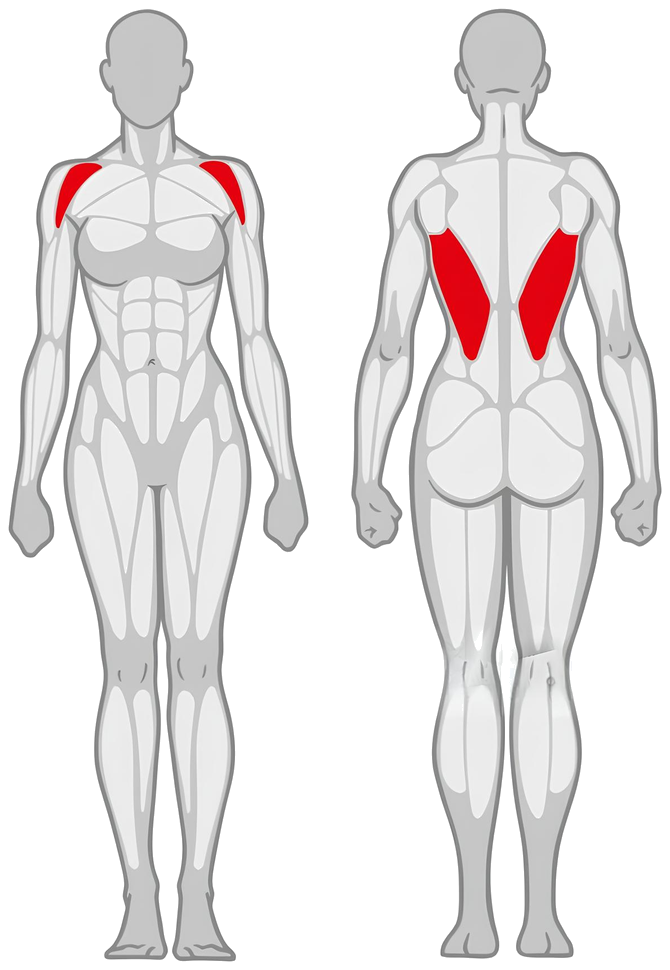
#> input picture apps/web/scripts/trace/reference-female.png, 670 x 970 px
$ python analyze-female.py
#> lines starting #> are read from the running program, lines starting #| are printed output that depends on the picture; after the words box and inside, x2 and y2 are one past the last pixel; in counts of white or black regions, pixels touching at a corner belong together
"""Step 1-3 of the trace, female variant.

`reference-female.png` is a flat vector illustration (unlike the male reference's own
flat vector, its muscle fill is the DARKER of its two greys, with the lighter grey
carrying the separator lines, base silhouette and extremities -- the male source has
the opposite convention. Structurally this is otherwise the same kind of source as
reference.png (a closed separator network with 2 flat fill tones, not the earlier
soft-shaded JPEG this file used to trace -- see git history / the trace README for that
version's very different approach), so this reuses analyze.py's method almost exactly,
just with the island test inverted: `lum < ISLAND_LUM` instead of `lum > ISLAND_LUM`.
"""
import numpy as np
from PIL import Image
from scipy import ndimage

import os
_HERE = os.path.dirname(os.path.abspath(__file__))
T = os.path.join(_HERE, 'build-female') + os.sep
os.makedirs(T, exist_ok=True)
REF = os.path.join(_HERE, 'reference-female.png')
ISLAND_LUM = 130

im = Image.open(REF).convert('RGBA')
#> im is the input picture: PIL image 670x970 RGBA; mean R, G, B, A 233.1, 229.6, 229.8, 119.1
a = np.array(im).astype(int)
R, G, B, A = a[:, :, 0], a[:, :, 1], a[:, :, 2], a[:, :, 3]
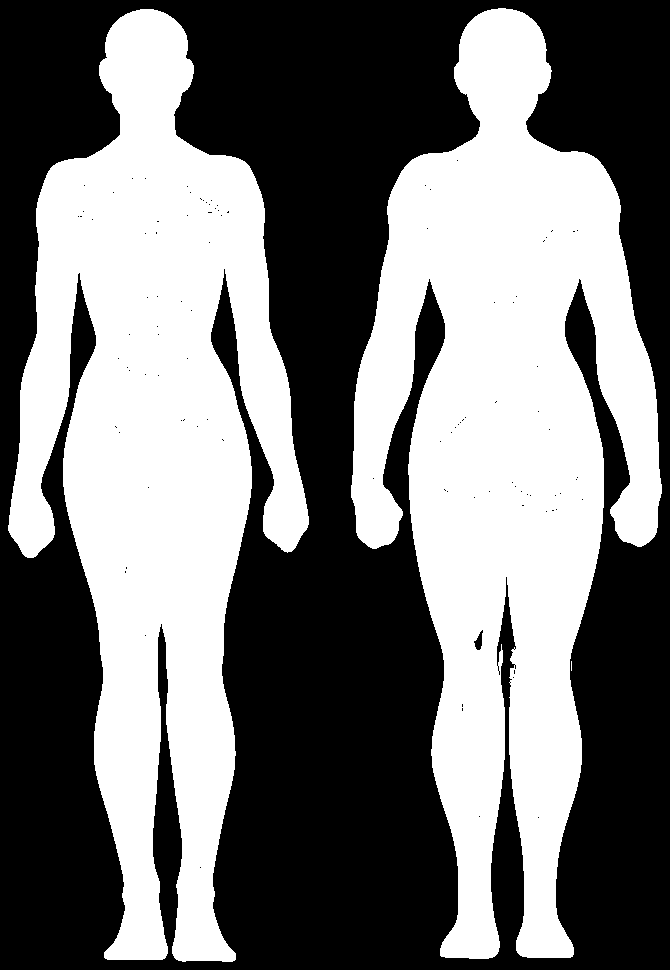
#> A: shape (970, 670) int64; 46.7% white; 3 white regions (1 under 20 px), largest, box (x1, y1, x2, y2) and area: (351, 8, 662, 959) 156197, (8, 9, 309, 962) 147366
lum = 0.299 * R + 0.587 * G + 0.114 * B

ink = A > 128
island = ink & (lum < ISLAND_LUM)   # the darker grey is muscle fill in THIS source
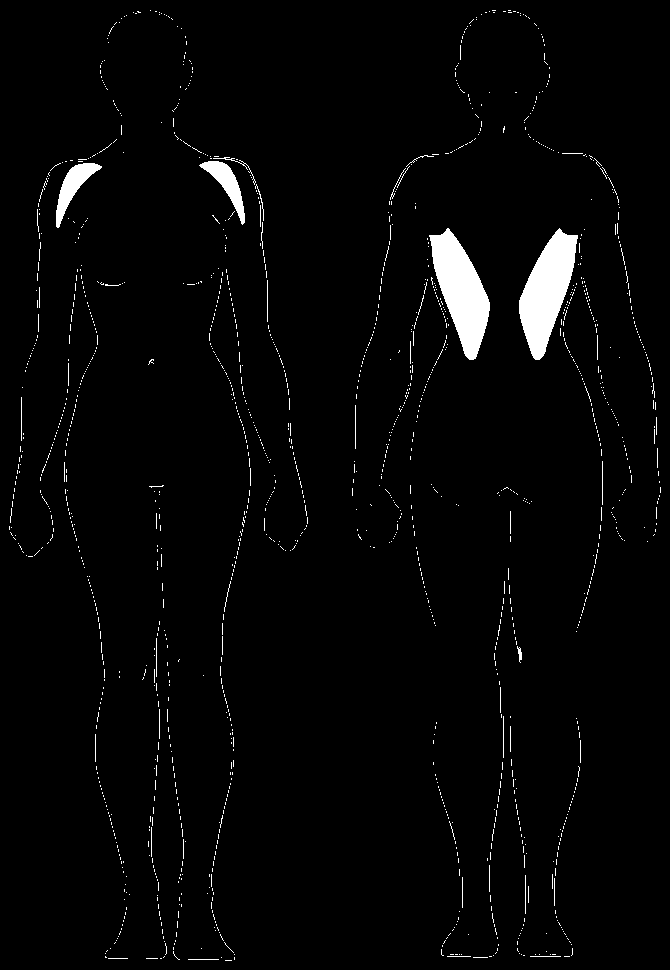
#> island: shape (970, 670) bool; 2.5% white; 1517 white regions (1473 under 20 px), largest, box (x1, y1, x2, y2) and area: (429, 228, 490, 360) 4187, (519, 228, 578, 360) 4185, (56, 163, 102, 228) 1001

print('image', im.size, 'opaque px', int(ink.sum()))
#| image (670, 970) opaque px 303573

# --- step 1: split the two figures -----------------------------------------
lab, n = ndimage.label(ink)
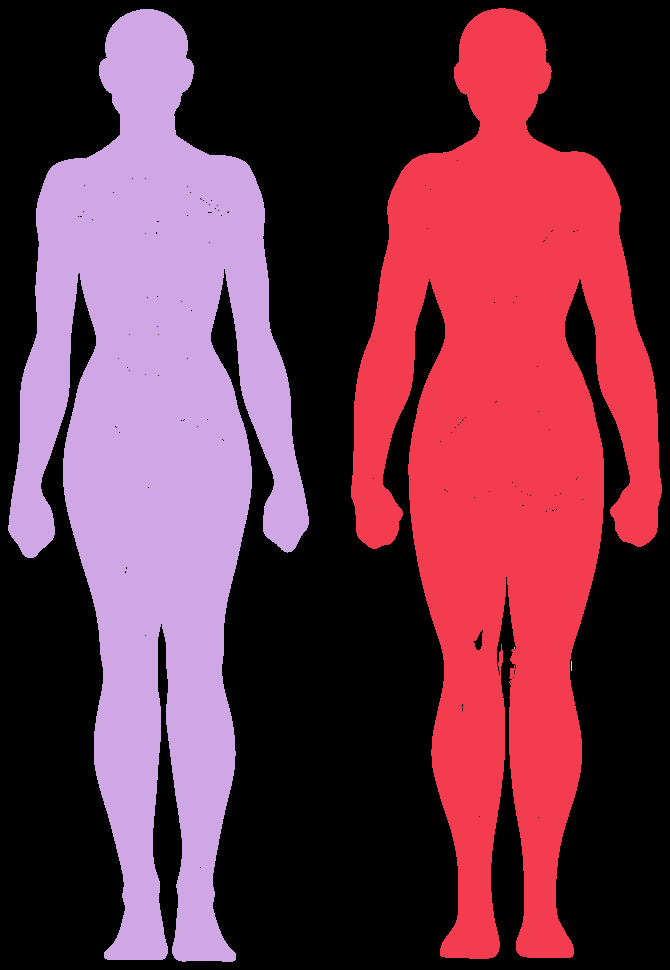
#> lab: shape (970, 670) int32; 6 distinct labels, from 0 to 5; one colour per label, 0 black
#> n = 5
sizes = ndimage.sum(ink, lab, range(1, n + 1))
#> sizes = [156194, 147366, 2, 10, 1]
big = np.argsort(-sizes)[:2] + 1
#> big = [1, 2]
figs = sorted(big, key=lambda i: ndimage.center_of_mass(ink, lab, i)[1])  # by x
#> figs = [2, 1]
names = ['front', 'back']
fig_masks = {}
for nm, i in zip(names, figs):
    m = lab == i
    ys, xs = np.where(m)
    bbox = (int(xs.min()), int(ys.min()), int(xs.max()) + 1, int(ys.max()) + 1)
    fig_masks[nm] = (m, bbox)
    print(f'{nm}: bbox {bbox}  w={bbox[2]-bbox[0]} h={bbox[3]-bbox[1]} aspect {(bbox[2]-bbox[0])/(bbox[3]-bbox[1]):.4f}  px={int(m.sum())}')
#> this loop made 2 passes
#> (nm, i, bbox) on passes 1 to 2: ('front', 2, (8, 9, 309, 962)), ('back', 1, (351, 8, 662, 959))
#| front: bbox (8, 9, 309, 962)  w=301 h=953 aspect 0.3158  px=147366
#| back: bbox (351, 8, 662, 959)  w=311 h=951 aspect 0.3270  px=156194
#> pass 1, `m = lab == i`:
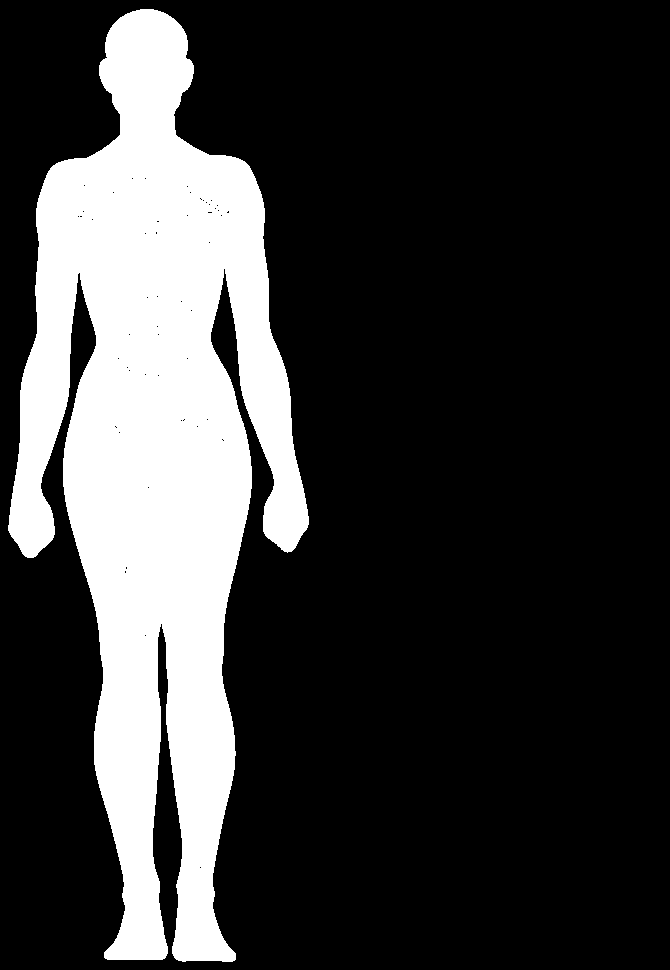
#> m: shape (970, 670) bool; 22.7% white; 1 white region, box (x1, y1, x2, y2) and area: (8, 9, 309, 962) 147366
#> pass 2, `m = lab == i`:
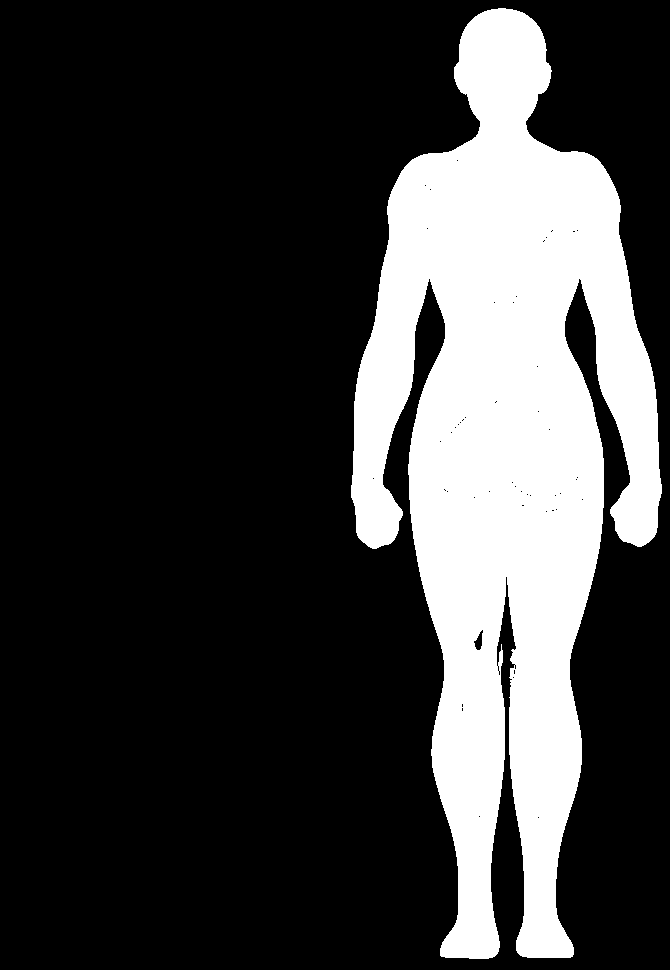
#> m: shape (970, 670) bool; 24% white; 1 white region, box (x1, y1, x2, y2) and area: (351, 8, 662, 959) 156194
#> after the loop, fig_masks = 2 items

# --- step 2: islands per figure --------------------------------------------
MIN = 40
report = {}
for nm, (fm, bbox) in fig_masks.items():
    im_mask = island & fm
    l2, n2 = ndimage.label(im_mask)
    sz = ndimage.sum(im_mask, l2, range(1, n2 + 1))
    keep = [i + 1 for i in range(n2) if sz[i] >= MIN]
    drop = [(i + 1, int(sz[i])) for i in range(n2) if sz[i] < MIN]
    print(f'\n{nm}: {n2} raw island components, {len(keep)} >= {MIN}px, {len(drop)} dropped')
    report[nm] = (l2, keep, sz)
    ks = sorted([int(sz[i - 1]) for i in keep])
    if ks:
        print('    kept sizes: min %d  median %d  max %d' % (ks[0], ks[len(ks)//2], ks[-1]))
#> this loop made 2 passes
#> (nm, bbox, n2, keep, ks) on passes 1 to 2: ('front', (8, 9, 309, 962), 980, [136, 143, 263, 420], [42, 44, 939, 1001]), ('back', (351, 8, 662, 959), 966, [240, 241, 524, 585, 770, 780], [42, 42, 44, 44, 4185, 4187])
#| front: 980 raw island components, 4 >= 40px, 976 dropped
#|     kept sizes: min 42  median 939  max 1001
#| back: 966 raw island components, 6 >= 40px, 960 dropped
#|     kept sizes: min 42  median 44  max 4187
#> pass 1, `im_mask = island & fm`:
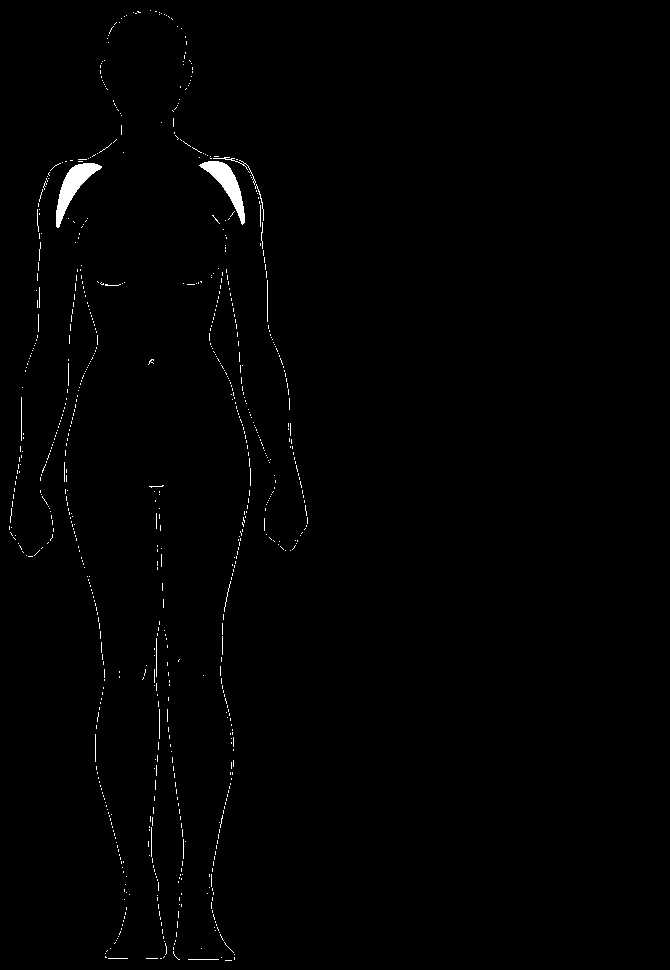
#> im_mask: shape (970, 670) bool; 0.77% white; 773 white regions (753 under 20 px), largest, box (x1, y1, x2, y2) and area: (56, 163, 102, 228) 1001, (199, 161, 245, 225) 939, (213, 157, 256, 185) 82
#> pass 2, `l2, n2 = ndimage.label(im_mask)`:
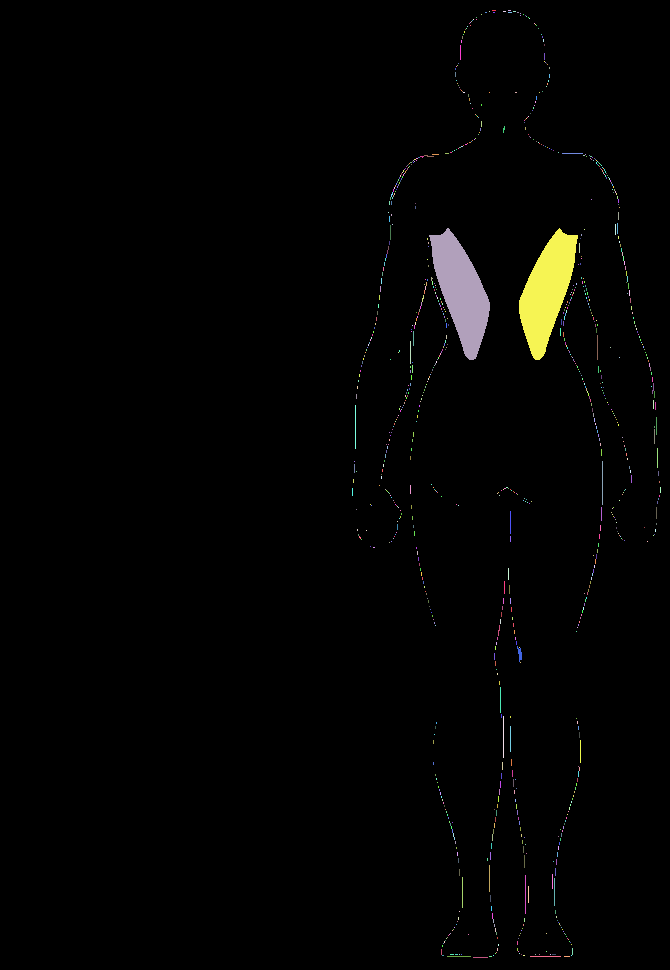
#> l2: shape (970, 670) int32; 967 distinct labels, from 0 to 966; one colour per label, 0 black
#> after the loop, report = 2 items

np.save(T + 'ink.npy', ink)
np.save(T + 'island.npy', island)

$ run again, with apps/web/scripts/trace/reference.png copied over apps/web/scripts/trace/reference-female.png
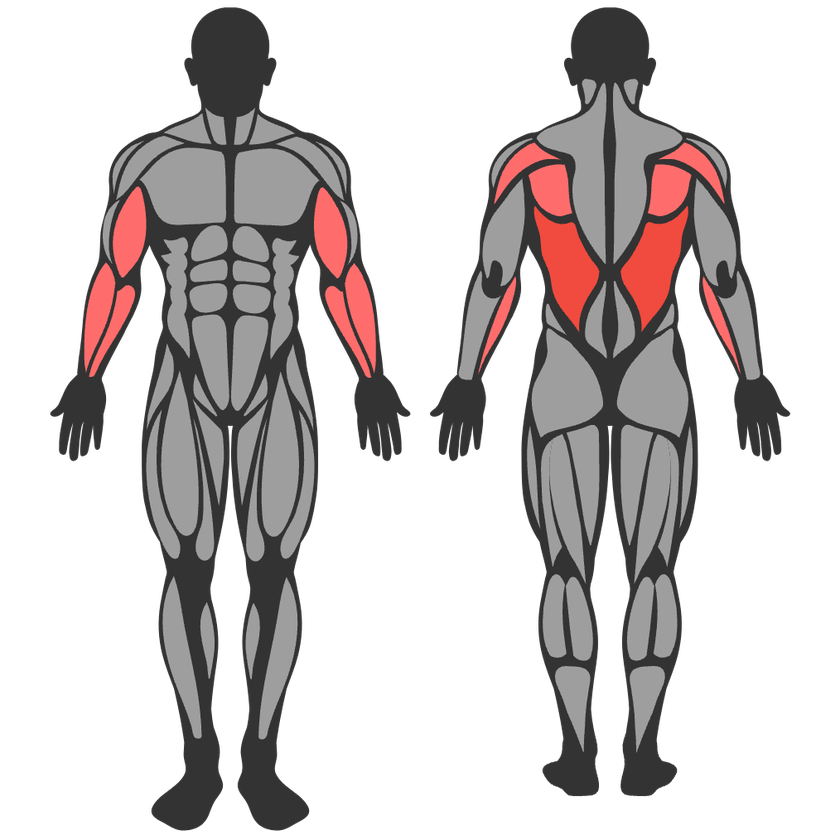
#> input picture apps/web/scripts/trace/reference.png, 840 x 840 px, shrunk from 1014 x 1014 before the run
#> im is the input picture: PIL image 840x840 RGBA; mean R, G, B, A 42.1, 36.9, 36.7, 90
#> R: shape (840, 840) int64; 232 distinct labels, from 0 to 255
#> G: shape (840, 840) int64; 152 distinct labels, from 0 to 255
#> B: shape (840, 840) int64; 152 distinct labels, from 0 to 255
#> A: shape (840, 840) int64; 256 distinct labels, from 0 to 255
#> ink: shape (840, 840) bool; 35.3% white; 2 white regions, box (x1, y1, x2, y2) and area: (50, 7, 410, 830) 126116, (430, 7, 790, 796) 122948
#> island: shape (840, 840) bool; 18.1% white; 4 white regions (2 under 20 px), largest, box (x1, y1, x2, y2) and area: (50, 7, 410, 830) 63838, (430, 7, 790, 796) 63777
#| image (840, 840) opaque px 249064
#> `lab, n = ndimage.label(ink)`:
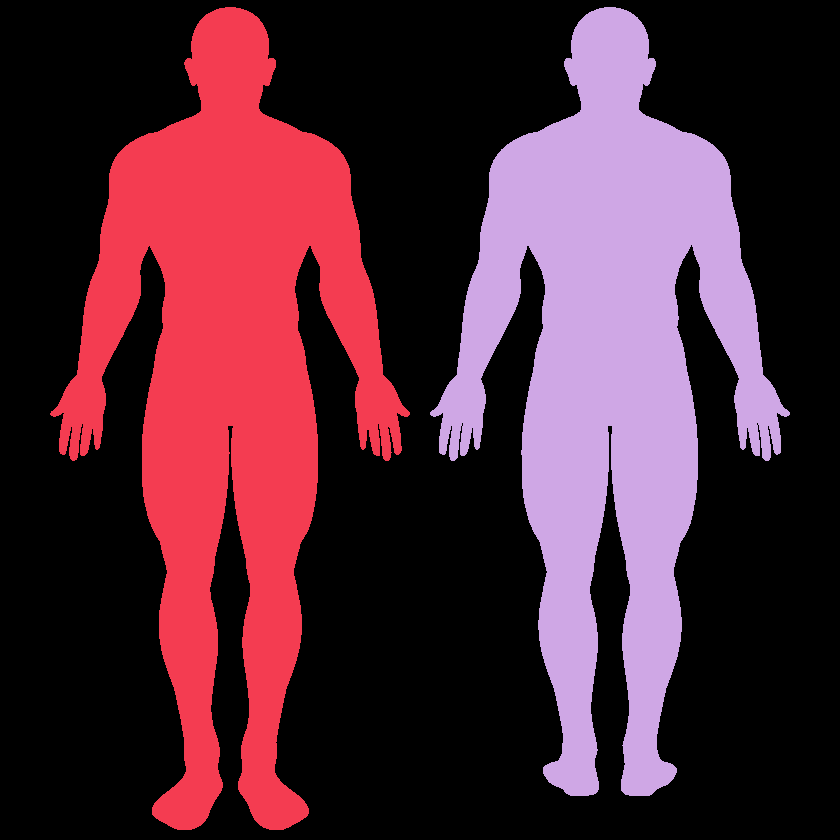
#> lab: shape (840, 840) int32; 3 distinct labels, from 0 to 2; one colour per label, 0 black
#> n = 2
#> sizes = [126116, 122948]
#> big = [1, 2]
#> the loop `for nm, i in zip(names, figs):` made 2 passes
#> (nm, i, bbox) on passes 1 to 2: ('front', 1, (50, 7, 410, 830)), ('back', 2, (430, 7, 790, 796))
#> (printed output is left out)
#> after the loop `for nm, i in zip(names, figs):`: fig_masks = 2 items
#> the loop `for nm, (fm, bbox) in fig_masks.items():` made 2 passes
#> (nm, bbox, n2, sz, keep, ks) on pass 1: ('front', (50, 7, 410, 830), 1, [63838], [1], [63838])
#> (printed output is left out)
#> pass 2, `l2, n2 = ndimage.label(im_mask)`:
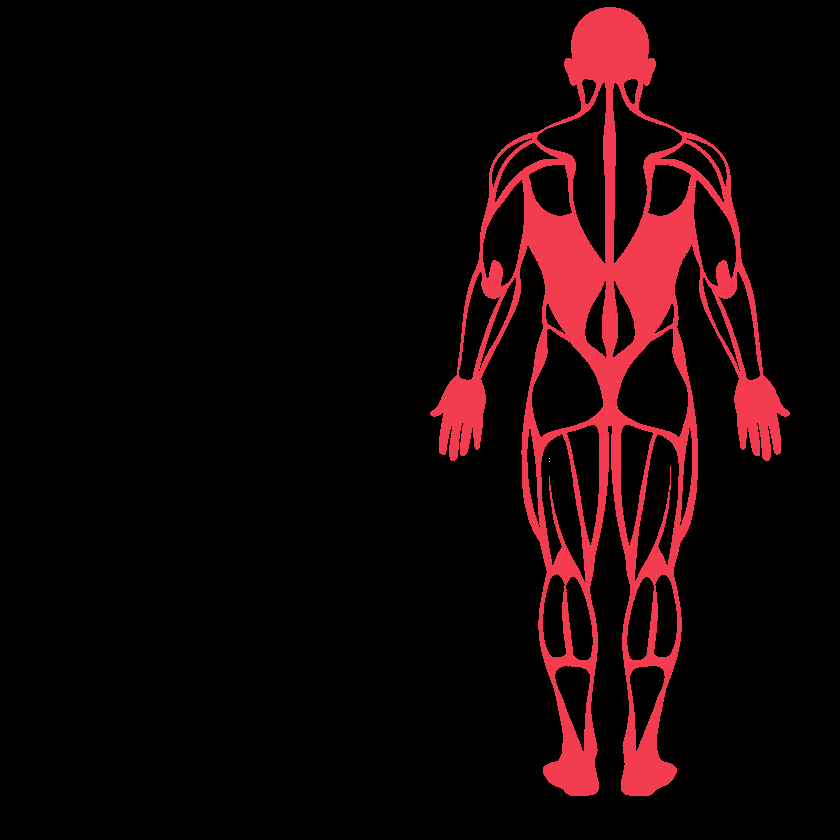
#> l2: shape (840, 840) int32; 4 distinct labels, from 0 to 3; one colour per label, 0 black
